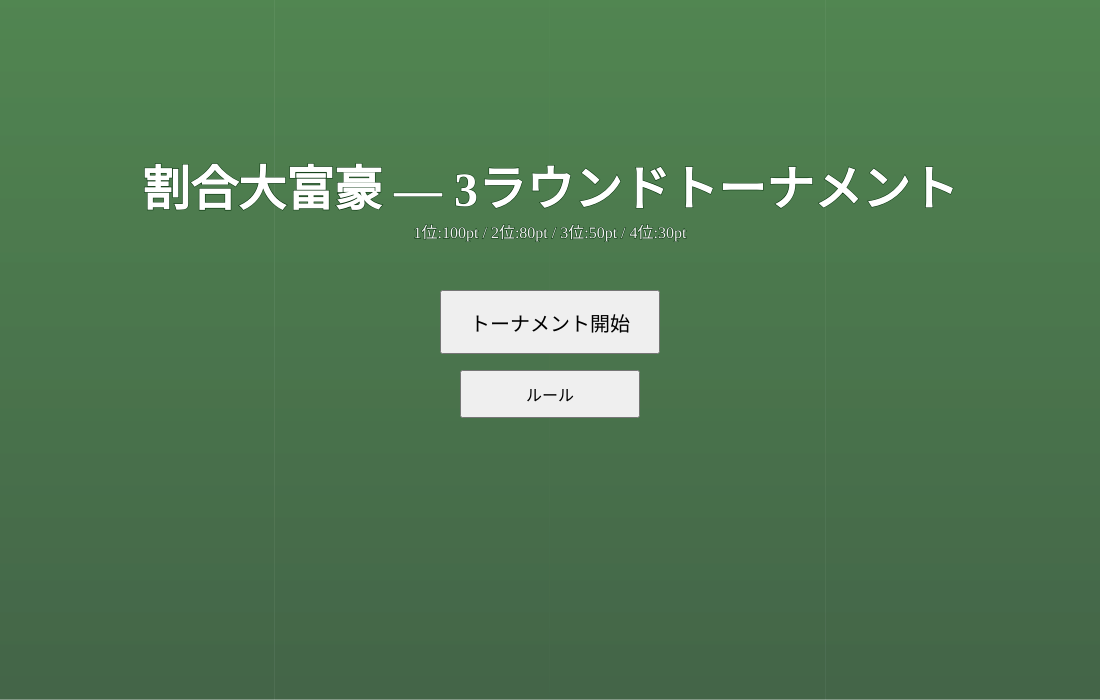
Frame 1 (no input)
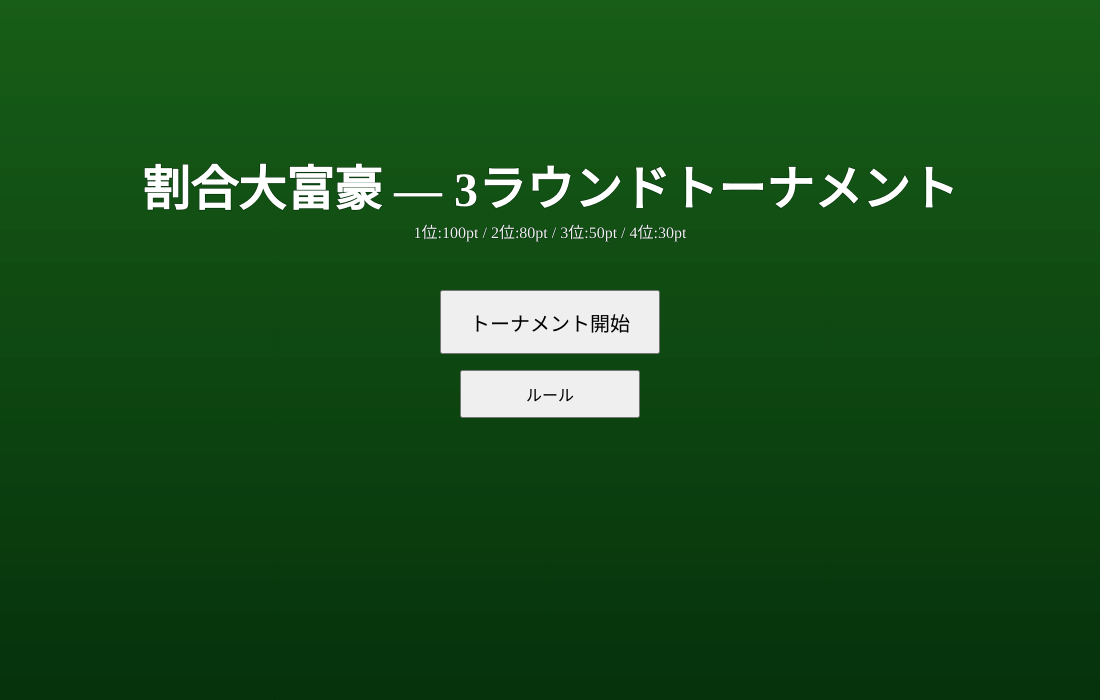
Frame 60 (no input)
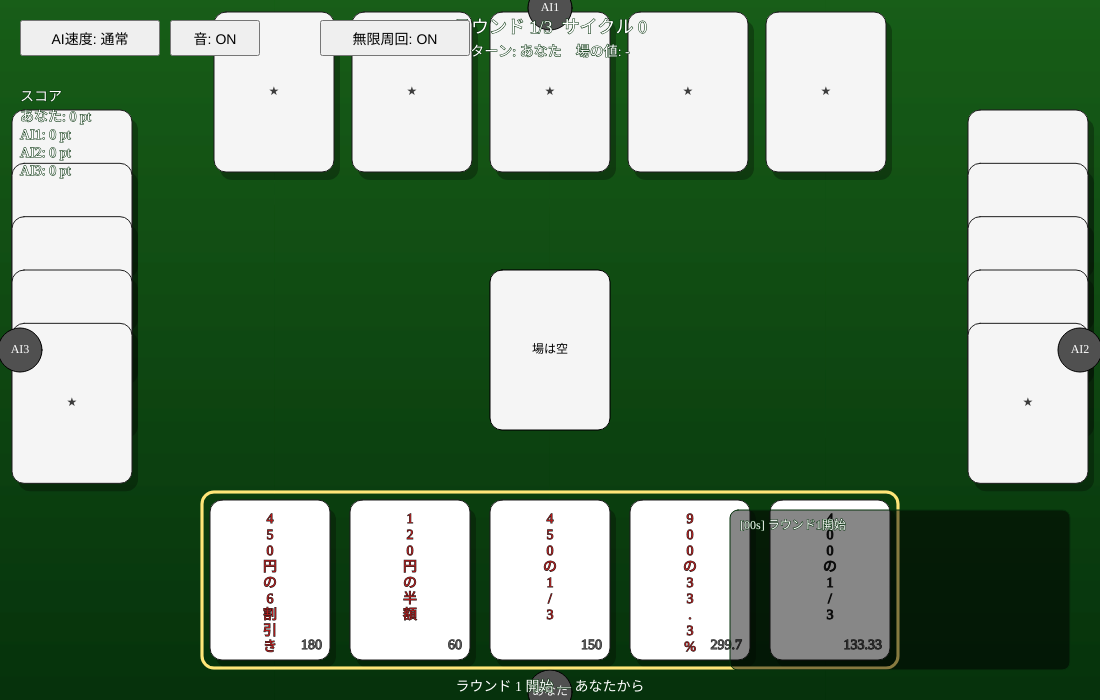
Frame 120 (the mouse pressed at the canvas centre since frame 60)

The p5.js sketch that drew these frames (run headless with seeded random() and noise() and a simulated clock; from frame 60 on, the mouse is pressed at the canvas centre):

// p5.js sketch
// ── sketch.js
// 割合大富豪 — 高品質 完全版（無限周回対応）
// paste into p5.js Web Editor as sketch.js

// -------- 設定 --------
const ROUNDS_TOTAL = 3;
const HAND_SIZE = 5;
const POINTS_BY_PLACE = [100,80,50,30];

const CANVAS_W = 1100, CANVAS_H = 700;
const CARD_W = 120, CARD_H = 160;

const SPEED_NORMAL = 1000;
const SPEED_FAST = 300;

// -------- グローバル状態 --------
let state = "home"; // home | rules | playing | roundResult | tournamentResult
let roundNumber = 0;
let tournamentScores = [0,0,0,0];
let cycles = 0; // サイクル（3ラウンドを1サイクルとする）
let infiniteLoop = true; // 無限周回モード

let deck = [];
let hands = [[],[],[],[]]; // 0=you(bottom),1=AI top,2=AI right,3=AI left

let pile = []; // {card, owner}
let lastPlayedValue = null;
let lastPlayedBy = -1;
let finished = [false,false,false,false];
let finishOrder = [];
let consecutivePasses = 0;

let currentTurn = 0;
let moving = null; // {card,owner,x,y,targetX,targetY}
let waitingForNext = false;
let infoMsg = "";
let passFlags = [0,0,0,0]; // millis timestamps for PASS visual

// UI elements
let startBtn, rulesBtn, passBtn, nextRoundBtn, homeBtn, speedToggleBtn, soundToggleBtn, infiniteToggleBtn;

// audio + effects
let audioCtx = null;
let showSound = true;
let aiDelay = SPEED_NORMAL;
let confetti = [];
let playLog = [];

// -------- helpers: audio/effects/log --------
function ensureAudioCtx(){
  if(!audioCtx) audioCtx = new (window.AudioContext || window.webkitAudioContext)();
}
function playBeep(freq=440, time=0.08, gain=0.12){
  if(!showSound) return;
  const o = audioCtx.createOscillator();
  const g = audioCtx.createGain();
  ensureAudioCtx();
  o.type='sine'; o.frequency.value = freq;
  g.gain.value = gain;
  o.connect(g); g.connect(audioCtx.destination);
  o.start();
  o.stop(audioCtx.currentTime + time);
}
function playWin(){
  if(!showSound) return;
  ensureAudioCtx();
  const now = audioCtx.currentTime;
  const g = audioCtx.createGain(); g.gain.value = 0.08; g.connect(audioCtx.destination);
  const o1 = audioCtx.createOscillator(); o1.type='sine'; o1.frequency.value=880; o1.connect(g); o1.start(now); o1.stop(now+0.12);
  const o2 = audioCtx.createOscillator(); o2.type='sine'; o2.frequency.value=660; o2.connect(g); o2.start(now+0.08); o2.stop(now+0.26);
}

function spawnConfetti(x,y,amount=24){
  for(let i=0;i<amount;i++){
    confetti.push({
      x,y,
      vx: random(-4,4),
      vy: random(-6,-1),
      life: random(60,140),
      col: color(random(200,255), random(120,255), random(60,255))
    });
  }
}
function updateConfetti(){
  for(let i=confetti.length-1;i>=0;i--){
    const p = confetti[i];
    p.x += p.vx; p.y += p.vy; p.vy += 0.18; p.life--;
    if(p.life<=0) confetti.splice(i,1);
  }
}

function pushLog(msg){
  const ts = nf(floor((millis()/1000)%60),2);
  playLog.unshift(`[${ts}s] ${msg}`);
  if(playLog.length>8) playLog.pop();
}

// -------- setup / draw --------
function setup(){
  createCanvas(CANVAS_W, CANVAS_H);
  textFont('serif'); rectMode(CORNER); textAlign(CENTER, CENTER);
  createUI();
  showHome();
}

function draw(){
  backgroundGradient();
  updateConfetti();

  if(state === "home") drawHomeScreen();
  else if(state === "rules") drawRulesScreen();
  else if(state === "playing"){
    drawTable(); drawHUD(); drawPlayLog();
    if(moving){
      moving.x = lerp(moving.x, moving.targetX, 0.14);
      moving.y = lerp(moving.y, moving.targetY, 0.14);
      drawCardFloating(moving.x, moving.y, moving.card);
      if(dist(moving.x, moving.y, moving.targetX, moving.targetY) < 6){
        const mv = moving; moving = null; commitMove(mv);
      }
    }
    drawPassLabels();
  }
  else if(state === "roundResult") { drawTable(); drawHUD(); drawRoundResultOverlay(); }
  else if(state === "tournamentResult") drawTournamentResult();

  // confetti on top
  noStroke();
  for(const p of confetti) { fill(p.col); ellipse(p.x, p.y, 8, 6); }
}

// -------- UI 作成 --------
function createUI(){
  startBtn = createButton('トーナメント開始'); startBtn.size(220,64); startBtn.style('font-size','20px');
  startBtn.mousePressed(()=> { if(state==='home') startTournament(); });

  rulesBtn = createButton('ルール'); rulesBtn.size(180,48); rulesBtn.style('font-size','16px');
  rulesBtn.mousePressed(()=> { showRules(); });

  passBtn = createButton('パス'); passBtn.size(120,46); passBtn.style('font-size','18px');
  passBtn.mousePressed(()=> onPlayerPass()); passBtn.hide();

  nextRoundBtn = createButton('次のラウンドへ'); nextRoundBtn.size(180,48); nextRoundBtn.style('font-size','18px');
  // nextRound の挙動はここで汎用にまとめる
  nextRoundBtn.mousePressed(()=> {
    if(roundNumber < ROUNDS_TOTAL) startRound(roundNumber+1);
    else {
      if(infiniteLoop){
        cycles++; pushLog(`サイクル ${cycles} 完了 — 続行`);
        startRound(1);
      } else {
        drawTournamentResult(); nextRoundBtn.hide(); homeBtn.show();
      }
    }
  });

  nextRoundBtn.hide();

  homeBtn = createButton('ホームへ戻る'); homeBtn.size(160,40); homeBtn.style('font-size','16px');
  homeBtn.mousePressed(()=> showHome()); homeBtn.hide();

  speedToggleBtn = createButton('AI速度: 通常'); speedToggleBtn.size(140,36); speedToggleBtn.style('font-size','14px');
  speedToggleBtn.mousePressed(()=> {
    if(aiDelay === SPEED_NORMAL){ aiDelay = SPEED_FAST; speedToggleBtn.html('AI速度: 高速'); pushLog('AI高速モード'); }
    else { aiDelay = SPEED_NORMAL; speedToggleBtn.html('AI速度: 通常'); pushLog('AI通常モード'); }
  });
  speedToggleBtn.hide();

  soundToggleBtn = createButton('音: ON'); soundToggleBtn.size(90,36); soundToggleBtn.style('font-size','14px');
  soundToggleBtn.mousePressed(()=> { showSound = !showSound; soundToggleBtn.html(showSound? '音: ON' : '音: OFF'); pushLog('サウンド ' + (showSound? 'ON':'OFF')); });
  soundToggleBtn.hide();

  infiniteToggleBtn = createButton('無限周回: ON'); infiniteToggleBtn.size(150,36); infiniteToggleBtn.style('font-size','14px');
  infiniteToggleBtn.mousePressed(()=> {
    infiniteLoop = !infiniteLoop;
    infiniteToggleBtn.html(infiniteLoop? '無限周回: ON' : '無限周回: OFF');
    pushLog('無限周回 ' + (infiniteLoop? 'ON':'OFF'));
  });
  infiniteToggleBtn.hide();
}

// -------- ホーム / ルール 表示 --------
function showHome(){
  state = "home";
  roundNumber = 0; tournamentScores = [0,0,0,0]; cycles = 0;
  startBtn.show(); rulesBtn.show();
  passBtn.hide(); nextRoundBtn.hide(); homeBtn.hide();
  speedToggleBtn.hide(); soundToggleBtn.hide(); infiniteToggleBtn.hide();
  startBtn.position(width/2 - 110, height/2 - 60);
  rulesBtn.position(width/2 - 90, height/2 + 20);
  infoMsg = '3ラウンド合計で競う割合大富豪。無限周回モードあり。';
  playLog = [];
}

function showRules(){
  state = "rules";
  startBtn.hide(); rulesBtn.hide(); passBtn.hide(); nextRoundBtn.hide();
  speedToggleBtn.hide(); soundToggleBtn.hide(); infiniteToggleBtn.hide();
  homeBtn.show(); homeBtn.position(width/2 - 80, height - 80);
}

function drawHomeScreen(){
  push();
  fill(255); textSize(48); textStyle(BOLD);
  text('割合大富豪 — 3ラウンドトーナメント', width/2, height/3 - 40);
  textStyle(NORMAL); fill(240); textSize(16);
  text('1位:100pt / 2位:80pt / 3位:50pt / 4位:30pt', width/2, height/3 + 0);
  textSize(14);
}
function drawRulesScreen(){
  background(12,80,40);
  push(); fill(255); textSize(28); text('ルール', width/2, 60); textAlign(LEFT, TOP);
  textSize(16);
  const txt =
`ルール説明

・目的：
  みんなでカードを出しあって、先に手札をなくした人が上の順位になります。
  3回戦して、合計の点で勝負します。

・カードの見方：
  カードには「300人の30%」「200円の四割引き」などが書いてあります。
  書かれている計算をして、その答えを比べます（たとえば300の30% = 90）。

・出せるカード：
  「いま場に出ている数」より大きい数を出してください。
  場が空の時は何でも出せます。

・パスの使い方（左下）：
  出せないときは、画面の左下にある「パス」ボタンを押します。
  （ここで押すとすぐに次の人に順番が移ります）

・場が流れる（リセット）：
  みんなが順番にパスしたら、場は空になります。
  そのときは、最後にカードを出した人からまた始めます。

・得点：
  1位：100点、2位：80点、3位：50点、4位：30点。
  3回戦の合計で勝敗を決めます。`;

  text(txt, 60, 100, width - 120, height - 220);
  // 図でパス位置を示す
  push();
  translate(60, height - 160);
  fill(240); rect(0, 0, 420, 120, 8);
  fill(0); textSize(14); textAlign(LEFT, TOP);
  text('図：パスの位置（実際は画面左下にあります）', 10, 6);
  push();
  translate(10,36);
  noFill(); stroke(200); rect(0,0,220,64,6);
  fill(80); textSize(12); textAlign(CENTER, CENTER); text('ゲーム画面（例）', 110, 18);
  fill(255,220,0); rect(6, 34, 80, 28, 6);
  fill(0); textSize(12); text('パス', 46, 48);
  pop();
  pop();
  pop();
}

// -------- トーナメント / ラウンド --------
function startTournament(){
  tournamentScores = [0,0,0,0]; cycles = 0; // スコアは保持するか毎回リセットするかはここで決定
  startRound(1);
}
function startRound(n){
  state = "playing"; roundNumber = n; resetRoundState();
  deck = generateDeck(120); shuffle(deck, true);
  for(let p=0;p<4;p++) hands[p] = [];
  for(let i=0;i<HAND_SIZE;i++){
    for(let p=0;p<4;p++) hands[p].push(deck.pop());
  }
  for(let p=0;p<4;p++) shuffle(hands[p], true);
  currentTurn = 0;
  infoMsg = `ラウンド ${roundNumber} 開始 — あなたから`;
  showPlayingButtons();
  pushLog(`ラウンド${roundNumber}開始`);
}

function resetRoundState(){
  pile = []; lastPlayedValue = null; lastPlayedBy = -1;
  finished = [false,false,false,false]; finishOrder = [];
  consecutivePasses = 0; moving = null; waitingForNext = false; infoMsg='';
  passFlags = [0,0,0,0]; playLog = []; confetti = [];
}

// -------- デッキ生成 --------
function generateDeck(minCount){
  const bases = [50,60,75,80,90,100,120,150,180,200,250,300,360,400,450,500,600,700,800,900,1000,1200,1500];
  const rates = [5,10,12.5,15,20,25,30,33.3,40,45,50,60,66.7,70,75,80,90];
  const deck = []; let id=1;
  while(deck.length < minCount){
    const base = random(bases);
    const t = random(['percent','waribiki','fraction','half']);
    let text='', value=NaN;
    if(t==='percent'){
      const p = random(rates);
      const ptext = (Math.round(p*10)/10).toString().replace('.0','');
      text = `${base}の${ptext}%`; value = round2(base * (p/100));
    } else if(t==='waribiki'){
      const p = floor(random(1,9));
      const kanji = ['零','一','二','三','四','五','六','七','八','九','十'];
      const ptext = (random() < 0.6) ? kanji[p] : String(p);
      text = `${base}円の${ptext}割引き`; value = round2(base * (1 - p/10));
    } else if(t==='fraction'){
      const fr = random([[1,2],[1,3],[2,3],[1,4],[3,4]]);
      text = `${base}の${fr[0]}/${fr[1]}`; value = round2(base * (fr[0]/fr[1]));
    } else {
      text = `${base}円の半額`; value = round2(base * 0.5);
    }
    if(Number.isFinite(value)) deck.push({id:id++, text:text, value:value});
  }
  return deck;
}
function round2(x){ return Math.round(x*100)/100; }

// -------- 表示: テーブル / HUD / カード --------
function backgroundGradient(){
  for(let y=0;y<height;y++){
    let t = map(y,0,height,0,1);
    const c = lerpColor(color(24,94,24), color(6,50,12), t);
    stroke(c); line(0,y,width,y);
  }
}

function drawTable(){
  drawAIBack(1); drawAIBack(3); drawAIBack(2);
  drawPile(); drawPlayerHand(); drawAvatars();
}

function drawHUD(){
  push();
  fill(255); textSize(18); textAlign(CENTER, CENTER);
  text(`ラウンド ${roundNumber}/${ROUNDS_TOTAL}  サイクル ${cycles}`, width/2, 28);
  textSize(14);
  text(`ターン: ${nameOf(currentTurn)}    場の値: ${lastPlayedValue === null ? '-' : lastPlayedValue}`, width/2, 52);
  // score box
  textAlign(LEFT, TOP); fill(255); textSize(14);
  const sx=20, sy=90;
  text('スコア', sx, sy);
  for(let p=0;p<4;p++) text(`${nameOf(p)}: ${tournamentScores[p]} pt`, sx, sy + 20 + p*18);
  textAlign(CENTER); textSize(14); text(infoMsg, width/2, height - 20);
  pop();
  if(state === "playing" && currentTurn === 0 && !moving) passBtn.show(); else passBtn.hide();
  highlightCurrentPlayerArea();
}
function drawPile(){
  const sx = width/2 - CARD_W/2, sy = height/2 - CARD_H/2;
  push(); fill(245); stroke(0); rect(sx,sy,CARD_W,CARD_H,12);
  if(pile.length>0){ const top = pile[pile.length-1].card; drawCardAt(sx,sy,top,false,true); }
  else { fill(0); noStroke(); textSize(12); text('場は空', width/2, height/2); }
  pop();
}

function drawPlayerHand(){
  const hand = hands[0]; const total = hand.length;
  const gap = 20;
  const totalW = total*CARD_W + Math.max(0,(total-1))*gap;
  const startX = width/2 - totalW/2; const y = height - CARD_H - 40;
  for(let i=0;i<total;i++){
    const x = startX + i*(CARD_W+gap); const card = hand[i];
    drawCardAt(x,y,card,false,true,false);
    if(mouseX >= x && mouseX <= x+CARD_W && mouseY >= y && mouseY <= y+CARD_H){
      drawTooltip(x+CARD_W/2, y-18, `${card.text} = ${card.value}`);
    }
  }
}

function drawAIBack(owner){
  const hand = hands[owner];
  if(owner === 1){
    const total = hand.length; const gap=18;
    const totalW = total*CARD_W + Math.max(0,(total-1))*gap;
    const startX = width/2 - totalW/2; const y = 12;
    for(let i=0;i<total;i++){
      const x = startX + i*(CARD_W+gap);
      drawCardBackSimple(x,y);
      if(mouseX >= x && mouseX <= x+CARD_W && mouseY >= y && mouseY <= y+CARD_H) drawTooltip(x+CARD_W/2, y+CARD_H+12, `残り ${hand.length} 枚`);
    }
  } else if(owner === 2){
    const total = hand.length;
    for(let i=0;i<total;i++){
      const x = width - CARD_W - 12; const y = 110 + i*(CARD_H/3);
      drawCardBackSimple(x,y);
      if(mouseX >= x && mouseX <= x+CARD_W && mouseY >= y && mouseY <= y+CARD_H) drawTooltip(x-CARD_W/2,y+CARD_H/2, `残り ${hand.length} 枚`);
    }
  } else {
    const total = hand.length;
    for(let i=0;i<total;i++){
      const x = 12; const y = 110 + i*(CARD_H/3);
      drawCardBackSimple(x,y);
      if(mouseX >= x && mouseX <= x+CARD_W && mouseY >= y && mouseY <= y+CARD_H) drawTooltip(x+CARD_W*1.5,y+CARD_H/2, `残り ${hand.length} 枚`);
    }
  }
}

function drawCardBackSimple(x,y){
  push(); translate(x,y);
  noStroke(); fill(0,0,0,60); rect(6,8,CARD_W,CARD_H,12);
  stroke(30); fill(245); rect(0,0,CARD_W,CARD_H,12);
  noStroke(); fill(60); textSize(12); textAlign(CENTER, CENTER); text('★', CARD_W/2, CARD_H/2);
  pop();
}

// 縦書きで表示（最大12文字）
function drawCardAt(x,y,card,hidden=false,fancy=false,highlight=false){
  push(); translate(x,y);
  noStroke(); fill(0,0,0,60); rect(6,8,CARD_W,CARD_H,12);
  stroke(30); fill(255);
  if(highlight){ strokeWeight(3); stroke(255,200,0); } else strokeWeight(1);
  rect(0,0,CARD_W,CARD_H,12);
  strokeWeight(1);
  if(!hidden && card){
    fill((Math.round(card.value)%2===0)?'#b71c1c':'#111');
    textSize(14); textAlign(CENTER, TOP);
    let chars = Array.from(card.text);
    let disp = chars.slice(0,12);
    for(let i=0;i<disp.length;i++) text(disp[i], CARD_W/2, 12 + i*16);
    fill(90); textAlign(RIGHT, BOTTOM); text(String(card.value), CARD_W - 8, CARD_H - 8);
  }
  pop();
}
function drawCardFloating(cx, cy, card){
  const x = cx - CARD_W/2, y = cy - CARD_H/2;
  drawCardAt(x,y,card,false,true,false);
}

function drawTooltip(cx, cy, txt){
  push();
  textSize(14); textAlign(CENTER, CENTER);
  fill(40,220); rectMode(CENTER);
  rect(cx, cy - 6, textWidth(txt) + 20, 28, 6);
  fill(255); noStroke();
  text(txt, cx, cy - 6);
  pop();
}

function drawAvatars(){
  push();
  drawAvatar(width/2, 8, 1);
  drawAvatar(width - 20, height/2, 2);
  drawAvatar(20, height/2, 3);
  drawAvatar(width/2, height - 8, 0);
  pop();
}
function drawAvatar(cx, cy, owner){
  push(); translate(cx, cy);
  const sz = 44; fill(80); stroke(0); ellipse(0,0,sz,sz);
  fill(255); noStroke(); textSize(12); text(nameOf(owner), 0, 0);
  pop();
}



// -------- プレイログ表示 --------
function drawPlayLog(){
  const x = width - 360, y = height - 180;
  push();
  fill(0,0,0,120); rect(x-10, y-10, 340, 160, 8);
  fill(255); textSize(12); textAlign(LEFT, TOP);
  for(let i=0;i<playLog.length;i++) text(playLog[i], x, y + i*18);
  pop();
}

// -------- PASS ラベル --------
function drawPassLabels(){
  const now = millis();
  for(let p=0;p<4;p++){
    const t = passFlags[p];
    if(t && now - t < 1200){
      push(); textSize(18); fill(255,200,0); stroke(0); strokeWeight(0.6);
      if(p===0) text('PASS', width/2, height - CARD_H - 80);
      else if(p===1) text('PASS', width/2, 12 + CARD_H + 20);
      else if(p===2) text('PASS', width - CARD_W - 40, height/2 - 20);
      else text('PASS', 40, height/2 - 20);
      pop();
    }
  }
}

// -------- 入出力（クリック） --------
function mousePressed(){
  if(state !== "playing") return;
  if(currentTurn === 0 && !moving){
    // pass area left-bottom
    if(mouseX >= 20 && mouseX <= 140 && mouseY >= height - 70 && mouseY <= height - 24){
      onPlayerPass(); return;
    }
    // click player's cards
    const hand = hands[0]; const total = hand.length; if(total === 0) return;
    const gap = 20; const totalW = total*CARD_W + Math.max(0,(total-1))*gap;
    const startX = width/2 - totalW/2; const y = height - CARD_H - 40;
    for(let i=0;i<total;i++){
      const x = startX + i*(CARD_W+gap);
      if(mouseX >= x && mouseX <= x+CARD_W && mouseY >= y && mouseY <= y+CARD_H){
        const card = hand[i];
        if(!card) return;
        if(lastPlayedValue === null || card.value > lastPlayedValue){
          playCardAnimated(0, i, x + CARD_W/2, y + CARD_H/2);
          playBeep(880, 0.06, 0.06);
          pushLog(`あなたが ${card.text} (${card.value}) を出した`);
        } else {
          infoMsg = 'そのカードは場の値を超えていません';
          playBeep(180, 0.08, 0.08);
        }
        return;
      }
    }
  }
}

// -------- パス処理 --------
function onPlayerPass(){
  if(state !== "playing" || currentTurn !== 0 || moving) return;
  consecutivePasses++;
  passFlags[0] = millis();
  infoMsg = 'あなたはパスしました';
  pushLog('あなたがパス');
  playBeep(220, 0.06, 0.06);
  if(checkRoundReset()) return;
  scheduleNextTurn(aiDelay);
}

// -------- カード出し（アニメ） --------
function playCardAnimated(owner, index, originX, originY){
  if(owner<0 || owner>3) return;
  const arr = hands[owner];
  if(!arr || index < 0 || index >= arr.length) return;
  const cardObj = arr.splice(index,1)[0];
  if(!cardObj) return;
  moving = { card: cardObj, owner: owner, x: originX, y: originY, targetX: width/2, targetY: height/2 };
  infoMsg = `${nameOf(owner)} がカードを出します...`;
}

function commitMove(mv){
  pile.push({card: mv.card, owner: mv.owner});
  lastPlayedValue = mv.card.value;
  lastPlayedBy = mv.owner;
  consecutivePasses = 0;
  passFlags[mv.owner] = 0;
  infoMsg = `${nameOf(mv.owner)} が ${mv.card.text} = ${mv.card.value} を出しました`;
  pushLog(`${nameOf(mv.owner)}: ${mv.card.text} (${mv.card.value})`);
  playBeep(560, 0.06, 0.06);
  if(!finished[mv.owner] && hands[mv.owner].length === 0){
    finished[mv.owner] = true; finishOrder.push(mv.owner);
    if(finishOrder.length === 1){ spawnConfetti(width/2, height/2 - 40, 36); playWin(); }
  }
  const active = countActivePlayers();
  if(finishOrder.length === 4 || active <= 1){
    for(let i=0;i<4;i++) if(!finished[i]){ finished[i]=true; finishOrder.push(i); }
    setTimeout(()=> endRound(), 700); return;
  }
  scheduleNextTurn(aiDelay);
}

// -------- ターン進行 --------
function scheduleNextTurn(delay){
  if(waitingForNext) return;
  waitingForNext = true;
  setTimeout(()=> { waitingForNext = false; proceedToNextActiveTurn(); }, delay);
}

function proceedToNextActiveTurn(){
  const next = getNextIndex(currentTurn);
  if(next === null){ endRound(); return; }
  currentTurn = next;
  if(currentTurn === 0) { infoMsg = 'あなたのターンです'; }
  else { setTimeout(()=> aiAct(currentTurn), 220); }
}

function getNextIndex(from){
  for(let step=1; step<=4; step++){
    const idx = (from + step) % 4;
    if(!finished[idx]) return idx;
  }
  return null;
}

// -------- AI ロジック（改善） --------
function aiAct(owner){
  if(state !== "playing" || moving) return;
  const hand = hands[owner];
  if(!hand || hand.length === 0){
    if(!finished[owner]){ finished[owner] = true; finishOrder.push(owner); }
    passFlags[owner] = millis(); consecutivePasses++;
    infoMsg = `${nameOf(owner)} は手札がありません（パス）`;
    pushLog(`${nameOf(owner)} がパス（手札無し）`);
    playBeep(200 + owner*40, 0.06, 0.05);
    if(checkRoundReset()) return;
    scheduleNextTurn(aiDelay);
    return;
  }
  const playable = hand.map((c,i)=>({c,idx:i})).filter(o => lastPlayedValue===null || o.c.value > lastPlayedValue);
  if(playable.length === 0){
    passFlags[owner] = millis(); consecutivePasses++;
    infoMsg = `${nameOf(owner)} は出せるカードがなくパスしました`;
    pushLog(`${nameOf(owner)} がパス`);
    playBeep(200 + owner*40, 0.06, 0.05);
    if(checkRoundReset()) return;
    scheduleNextTurn(aiDelay);
    return;
  }
  // strategy
  let chooseIdx = playable[0].idx;
  if(hand.length <= 2){
    let best = playable.reduce((a,b)=> a.c.value >= b.c.value ? a : b);
    chooseIdx = best.idx;
  } else {
    let best = playable.reduce((a,b)=> a.c.value <= b.c.value ? a : b);
    chooseIdx = best.idx;
    if(random() < 0.12){ let alt = playable.reduce((a,b)=> a.c.value >= b.c.value ? a : b); chooseIdx = alt.idx; }
  }
  const pos = getAICardPos(owner, chooseIdx, hand.length);
  const card = hand[chooseIdx];
  playCardAnimated(owner, chooseIdx, pos.x, pos.y);
  pushLog(`${nameOf(owner)} が ${card.text} を出した`);
  playBeep(520 + owner*40, 0.06, 0.06);
}

// -------- AI 位置計算 --------
function getAICardPos(owner, idx, total){
  if(owner === 1){
    const gap=18; const totalW = total*CARD_W + Math.max(0,(total-1))*gap;
    const startX = width/2 - totalW/2; const x = startX + idx*(CARD_W+gap) + CARD_W/2;
    const y = 12 + CARD_H/2; return {x,y};
  } else if(owner === 2){
    const x = width - CARD_W/2 - 12; const y = 110 + idx*(CARD_H/3) + CARD_H/2; return {x,y};
  } else {
    const x = CARD_W/2 + 12; const y = 110 + idx*(CARD_H/3) + CARD_H/2; return {x,y};
  }
}

// -------- ラウンド終了判定・処理 --------
function countActivePlayers(){ let n=0; for(let i=0;i<4;i++) if(!finished[i]) n++; return n; }

function checkRoundReset(){
  let active = countActivePlayers();
  if(active <= 1) return false;
  if(consecutivePasses >= (active - 1) && lastPlayedBy !== -1){
    infoMsg = '全員がパス — 場を流します';
    pushLog('場が流れました');
    pile = []; lastPlayedValue = null; consecutivePasses = 0;
    let starter = lastPlayedBy;
    if(finished[starter]) starter = getNextIndex(starter-1) ?? 0;
    currentTurn = starter;
    if(currentTurn !== 0) scheduleNextTurn(aiDelay); else infoMsg += '（あなたから再開）';
    return true;
  }
  return false;
}

function endRound(){
  for(let i=0;i<4;i++) if(!finished[i]){ finished[i]=true; finishOrder.push(i); }
  for(let i=0;i<4;i++){ const owner = finishOrder[i]; tournamentScores[owner] += (POINTS_BY_PLACE[i] || 0); }
  state = "roundResult"; infoMsg = `ラウンド ${roundNumber} 終了`; showRoundResultButtons();

  if(roundNumber >= ROUNDS_TOTAL){
    if(infiniteLoop){
      // 無限周回モード：一旦結果表示を短く出してから次サイクル開始
      pushLog(`サイクル ${cycles+1} 終了。継続します...`);
      // 表示は roundResult でされるが自動で次サイクル開始する。
      setTimeout(()=>{
        cycles++;
        startRound(1);
      }, 1400);
    } else {
      nextRoundBtn.html('最終結果を見る');
      // nextRoundBtn の動作は createUI で設定済み
    }
  }
}

// -------- 結果描画 --------
function drawRoundResultOverlay(){
  push(); fill(0,0,0,200); rect(0,0,width,height);
  fill(255); textSize(28); textAlign(CENTER, CENTER); text(`ラウンド ${roundNumber} 結果`, width/2, 90);
  textSize(18);
  const startY = 150;
  for(let i=0;i<finishOrder.length;i++){
    const owner = finishOrder[i];
    let col = color(220); if(i===0) col = color(255,215,0); else if(i===1) col = color(192,192,192); else if(i===2) col = color(205,127,50);
    fill(col); rect(width/2 - 320, startY + i*44 - 18, 640, 36, 8);
    fill(0); textSize(16); text(`${i+1}位: ${nameOf(owner)}   ${POINTS_BY_PLACE[i]} pt   累計 ${tournamentScores[owner]} pt`, width/2, startY + i*44);
  }
  textSize(14); fill(255);
  if(infiniteLoop) text('無限周回モード: 続行します。ホームに戻ると停止します。', width/2, startY + 220);
  else text('「次のラウンドへ」または「ホームへ戻る」を選んでください。', width/2, startY + 220);
  pop();
}

function drawTournamentResult(){
  state = "tournamentResult"; hideAllButtons(); homeBtn.show();
  push(); fill(0,0,0,200); rect(0,0,width,height);
  fill(255); textSize(34); textAlign(CENTER, CENTER); text('トーナメント最終結果', width/2, 80);
  let arr = [0,1,2,3].map(i=>({id:i,score:tournamentScores[i]}));
  arr.sort((a,b)=>b.score - a.score);
  textSize(20);
  const baseY = 150;
  for(let i=0;i<arr.length;i++){ const r = arr[i]; text(`${i+1}位: ${nameOf(r.id)} — ${r.score} pt`, width/2, baseY + i*44); }
  textSize(14); text('ホームに戻って再度プレイできます。', width/2, baseY + arr.length*44 + 30);
  pop();
  spawnConfetti(width/2, 140, 40);
  playWin();
}

// -------- ヘルパー --------
function nameOf(i){ return i===0 ? 'あなた' : `AI${i}`; }
function round2(x){ return Math.round(x*100)/100; }
function shuffle(arr, mutate=true){ if(!arr) return arr; if(!mutate) arr = arr.slice(); for(let i=arr.length-1;i>0;i--){ const j = Math.floor(Math.random()*(i+1)); [arr[i],arr[j]]=[arr[j],arr[i]]; } return arr; }

// -------- UI 表示ユーティリティ --------
function showPlayingButtons(){
  startBtn.hide(); rulesBtn.hide(); passBtn.show(); nextRoundBtn.hide(); homeBtn.hide();
  speedToggleBtn.show(); soundToggleBtn.show(); infiniteToggleBtn.show();
  speedToggleBtn.position(20, 20); soundToggleBtn.position(170,20); infiniteToggleBtn.position(320,20);
}

function showRoundResultButtons(){
  passBtn.hide(); nextRoundBtn.show(); homeBtn.show();
  nextRoundBtn.position(width/2 - 90, height/2 + 160); homeBtn.position(width/2 - 80, height/2 + 220);
}

function hideAllButtons(){ startBtn.hide(); rulesBtn.hide(); passBtn.hide(); nextRoundBtn.hide(); homeBtn.hide(); speedToggleBtn.hide(); soundToggleBtn.hide(); infiniteToggleBtn.hide(); }

// -------- play log / hud display --------
// (playLog の表示関数は上で定義済み - 重複防止のためそのまま)

// -------- highlight current player area --------
function highlightCurrentPlayerArea(){
  push();
  noFill(); stroke(255,230,120); strokeWeight(3);
  if(currentTurn === 0){
    const total = hands[0].length; const gap = 20;
    const totalW = total*CARD_W + Math.max(0,(total-1))*gap;
    const startX = width/2 - totalW/2; const y = height - CARD_H - 40;
    if(total>0) rect(startX-8, y-8, totalW+16, CARD_H+16, 12); else rect(width/2 - CARD_W/2 - 8, y-8, CARD_W+16, CARD_H+16, 12);
  } else if(currentTurn === 1){
    const total = hands[1].length; const gap=18;
    const totalW = total*CARD_W + Math.max(0,(total-1))*gap; const startX = width/2 - totalW/2; const y = 12;
    if(total>0) rect(startX-8, y-8, totalW+16, CARD_H+16, 12);
  } else if(currentTurn === 2){
    const x = width - CARD_W - 12; const total = hands[2].length; const heightBox = Math.max(CARD_H, total*(CARD_H/3)+16);
    rect(x-8, 100-8, CARD_W+16, heightBox+16, 12);
  } else {
    const x = 12; const total = hands[3].length; const heightBox = Math.max(CARD_H, total*(CARD_H/3)+16);
    rect(x-8, 100-8, CARD_W+16, heightBox+16, 12);
  }
  pop();
}

// -------- keyboard --------
function keyPressed(){ if(key==='R' || key==='r') showHome(); }

// ========= end of file =========
